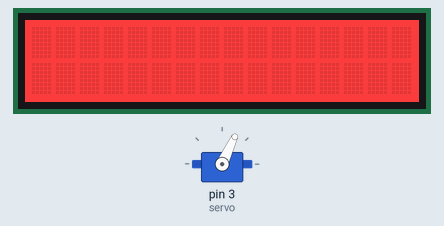
This sketch was run on a simulated Arduino Uno, built with avr-gcc and run on an emulated ATmega328P. Shown: 16×2 character LCD, servo.

Above: at 0.1 s.
At 5.1 s:
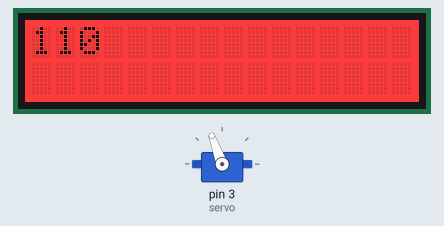
At 10.1 s:
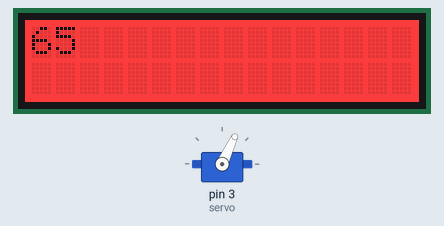
At 15.1 s:
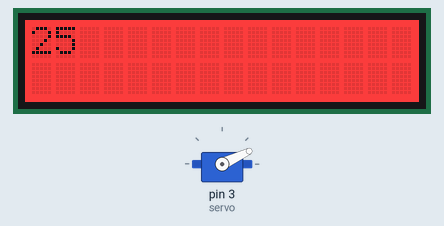
Timing chart, 0 to 126.7 s (numbered marks = the images above):
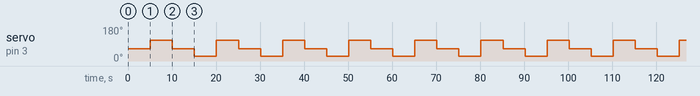

Measured:
- by itself, servo on pin 3 (servo): repeats every 15.0 s: 65° 5.0 s, 25° 5.0 s, 110° 5.0 s
- what the display in image 1 shows lasts 5.0 s, from 5.1 s to 10.1 s

The sketch:

servo_test_new.ino
```cpp
#include <Servo.h>
#include "rgb_lcd.h"
// Erstelle ein Servo-Objekt
Servo servo;
int colorRed = 255;
int colorGreen = 0;
int colorBlue = 0;
rgb_lcd lcd;
unsigned long start_time;

int mitte = 65; // winkel eintragen//
int rechts = 110;
int links = 25;

void setup()
{
  // Verbinde das Servo an Pin 9
  lcd.begin(16, 2);
  lcd.setRGB(255, 0, 0);
  servo.attach(3);
  lcd.clear();
  servo.write(mitte);
}

void loop()
{
  delay(5000);
  servo.write(rechts); // rechts
  lcd.clear();
  lcd.setCursor(0, 0);
  lcd.print(rechts);
  delay(5000);

  servo.write(mitte); // mitte
  lcd.clear();
  lcd.setCursor(0, 0);
  lcd.print(mitte);
  delay(5000);

  servo.write(links); // links
  lcd.clear();
  lcd.setCursor(0, 0);
  lcd.print(links);
}
```
